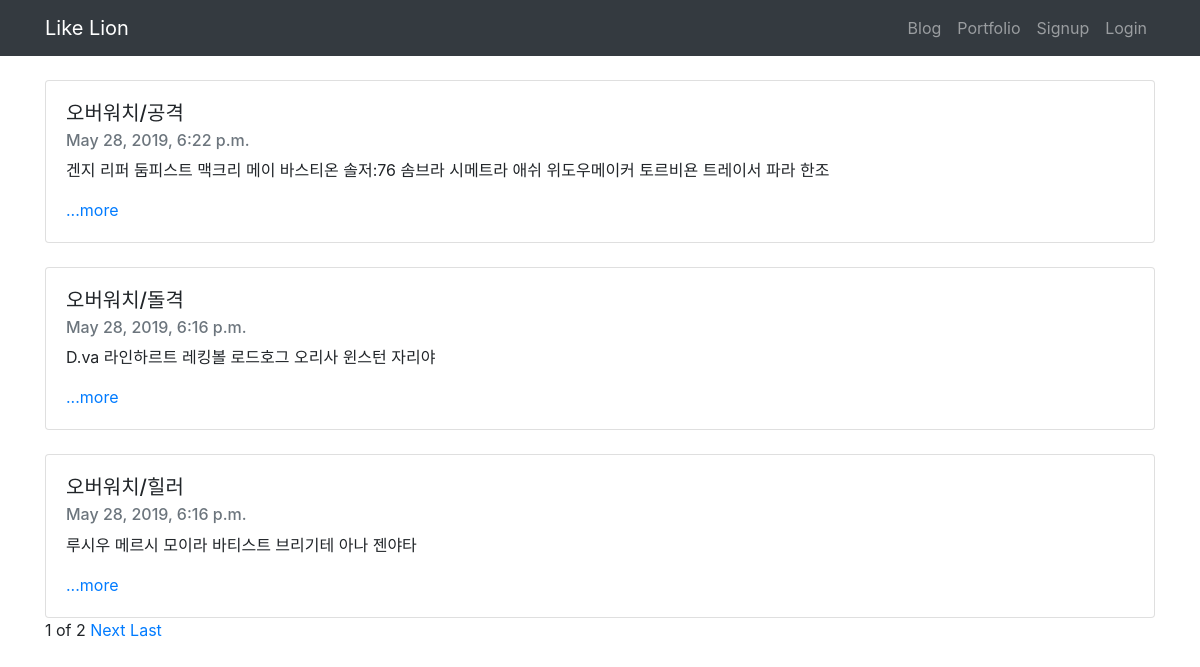
The page / on the database its author committed.
### blog/models.py (models this page shows, shortened)
class Blog(models.Model):
    title = models.CharField(max_length=200)
    pub_date = models.DateTimeField('date published')
    body = models.TextField()
    def summary(self):
        return self.body[:100]

### blog/views.py (the view)
# urls.py: 2. Add a URL to urlpatterns:  path('', views.home, name='home')
def home(request):
    blogs=Blog.objects
    blog_list=Blog.objects.all()
    paginator = Paginator(blog_list,3)
    page = request.GET.get('page')
    posts = paginator.get_page(page)
    return render(request, 'blog/home.html', {'blogs':blogs, 'posts':posts})

### blog/templates/blog/home.html (shortened to what this page needs)
{% extends 'base.html' %}
{% block content %}
{% for blog in posts %}
  <br>
  <div class="card">
      <div class="card-body">
          <h5 class="card-title">{{blog.title}}</h5>
          <h6 class="card-subtitle mb-2 text-muted">{{blog.pub_date}}</h6>
          <p class="card-text">{{blog.summary}}</p>
          <a href="{%url 'detail' blog.id%}" class="card-link">...more</a>
      </div>
  </div>
  {%endfor%}
<span>{{posts.number}}</span>
<span>of</span>
<span>{{posts.paginator.num_pages}}</span>
{%if posts.has_next%}
<a href="?page={{posts.next_page_number}}">Next</a>
<a href="?page={{posts.paginator.num_pages}}">Last</a>
{%endif%}
  {% endblock %}

### rows shown on the page
Blog: title "오버워치/공격", pub_date "May 28, 2019, 6:22 p.m.", summary "겐지 리퍼 둠피스트 맥크리 메이 바스티온 솔저:76 솜브라 시메트라 애쉬 위도우메이커 토르비욘 트레이서 파라 한조"
Blog: title "오버워치/돌격", pub_date "May 28, 2019, 6:16 p.m.", summary "D.va 라인하르트 레킹볼 로드호그 오리사 윈스턴 자리야"
Blog: title "오버워치/힐러", pub_date "May 28, 2019, 6:16 p.m.", summary "루시우 메르시 모이라 바티스트 브리기테 아나 젠야타"

### other values the page prints
{{ posts.number }} "1"
{{ posts.paginator.num_pages }} "2"
